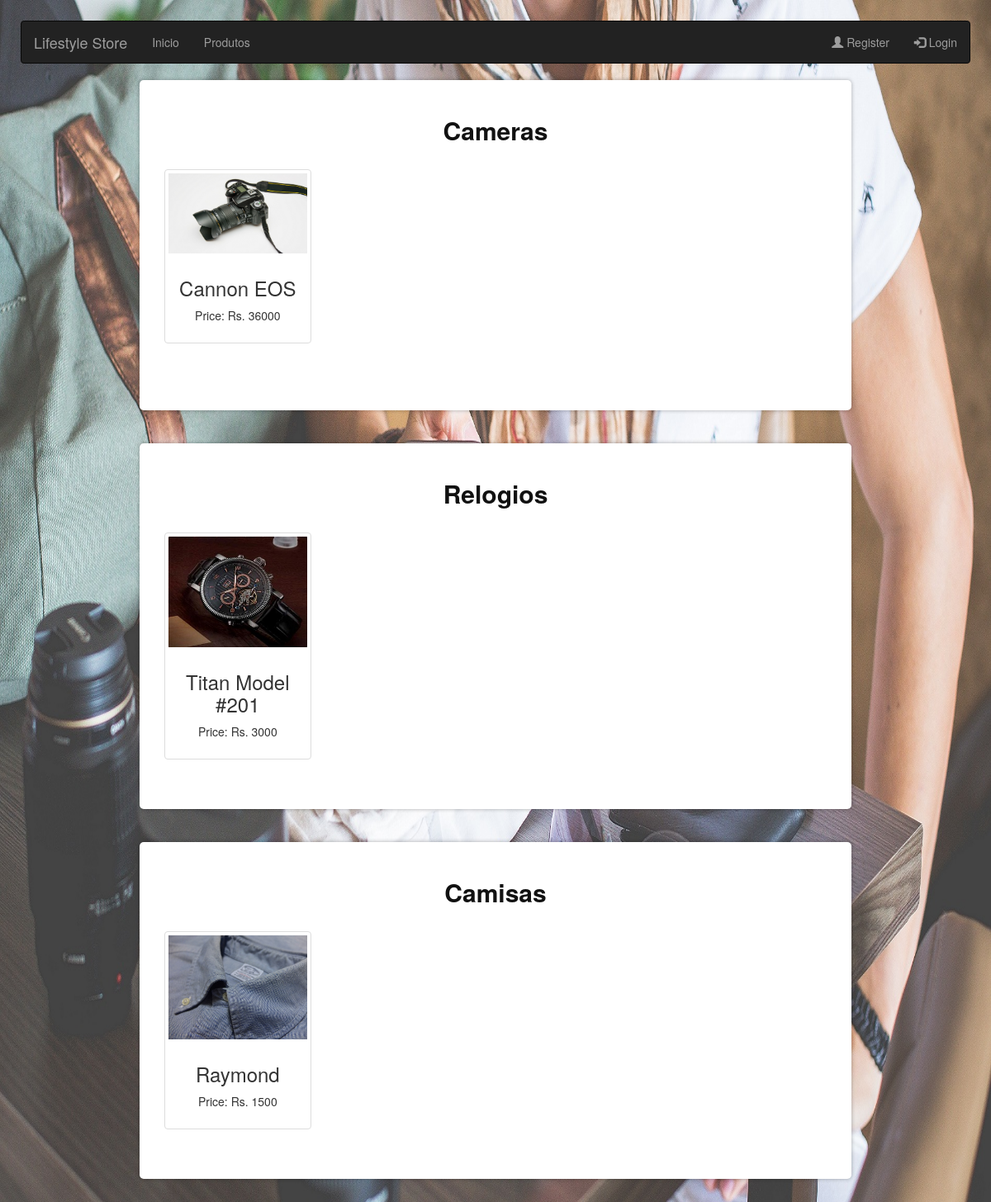
/produtos.php, run on the app's committed database.
### tables this page shows
CREATE TABLE `categoria` (
  `id` int(11) NOT NULL,
  `categoria` varchar(255) NOT NULL
);

CREATE TABLE `produtos` (
  `id` int(11) NOT NULL,
  `name` varchar(255) NOT NULL,
  `preco` int(11) NOT NULL,
  `categoria` int(11) NOT NULL,
  `srcimagem` varchar(255) NOT NULL
);

### produtos.php (the view, shortened to what this page needs)
<?php
	include 'basedados/config.php';
	$sql = "SELECT * FROM `produtos`";
	$result = mysqli_query($conn, $sql);
	$sql = "SELECT * FROM `categoria`";
	$result = mysqli_query($conn, $sql);
?>
<!DOCTYPE html>
<html>
<head>
  		<link rel="stylesheet" href="https://maxcdn.bootstrapcdn.com/bootstrap/3.4.1/css/bootstrap.min.css">
    </head>
<body>
	<?php
    	require 'nav.php';
    ?>
	<?php
		$sql =("SELECT * FROM `categoria`");
		$result = mysqli_query($conn, $sql);
		if ($result->num_rows > 0) {
			foreach ($result as $linhacategoria) {
				$categoriaid =	$linhacategoria["id"];
				$categorianome = $linhacategoria["categoria"];
	?>
				<div class = "containerprincipal">
					<p class="titulo" style="font-size: 3rem; font-weight: 800; margin-bottom: 25px;"><?php echo "$categorianome"?></p>
						<div class= "row">
							<?php
								$sql =("SELECT * FROM `produtos`");
								$result = mysqli_query($conn, $sql);
								if ($result->num_rows > 0) {
									foreach ($result as $linhaproduto) {
										$produtocategoria = $linhaproduto["categoria"];
										$produtopreco = $linhaproduto["preco"];
										$produtonome = $linhaproduto["name"];
										$produtosrcimagem = $linhaproduto["srcimagem"];
										if($categoriaid == $produtocategoria){
							?>
											<div class="col-md-3 col-sm-6">
												<div class="thumbnail">
													<img src=<?php echo"$produtosrcimagem" ?> alt=<?php echo "$categorianome"?>>
													<center>
														<div class="caption">
															<h3><?php echo"$produtonome" ?></h3>
															<p>Price: Rs. <?php echo"$produtopreco" ?></p>
														</div>
													</center>
												</div>
											</div>
							<?php
										}
									}
								}else{
							?>
									<p class="titulo" style="font-size: 2rem; font-weight: 800; margin-bottom: 25px; color:red">Sem Produtos</p>
							<?php
								}
							?>
						</div>
				</div>
				<br><br>
	<?php
			}
		}else{
	?>
			<p class="titulo" style="font-size: 3rem; font-weight: 800; margin-bottom: 25px;">Sem Categorias</p>
	<?php
		}
	?>
</body>
</html>

### nav.php (shortened to what this page needs)
<nav class="navbar navbar-inverse">
	<div class="container-fluid">
		<div class="navbar-header">
			<a class="navbar-brand">Lifestyle Store</a>
		</div>
		<ul class="nav navbar-nav">
		    <li><a href="index.php">Inicio</a></li>
		    <li><a href="produtos.php">Produtos</a></li>
		</ul>
		<ul class="nav navbar-nav navbar-right">
			<?php
				if(isset($_SESSION["user"]) && is_array($_SESSION['user'])){
	        		include("basedados/config.php");
	    	?>
			<li><a href="logout.php"><span class="glyphicon glyphicon-log-out"></span> Sair</a></li>
			<li><a href="cart.php"><span class="glyphicon glyphicon-shopping-cart"></span> Carrinho</a></li>
			<li><a href="dashboard.php"><span class="glyphicon glyphicon-cog"></span> Definições</a></li>
			<?php
	    		}else{
	    	?>
	    	<li>
	    		<a href="register.php"><span class="glyphicon glyphicon-user"></span> Register</a>
	    	</li>
			<li>
			    <a href="login.php"><span class="glyphicon glyphicon-log-in"></span> Login</a>
			</li>
			<?php
	    		}
			?>
		</ul>
	</div>
</nav>

### produtos.php (style rules this page uses)
body { padding-top:0px; padding-bottom:50px; margin-bottom: 20px; text-align:center; border: 0px solid black; padding: 25px; background: url('img/bannerimage.jpg') center center no-repeat fixed; background-repeat: no-repeat; background-size: 100% 100%; }
.containerprincipal { padding-right:15px; padding-left:15px; margin-right:auto; margin-left:auto; width: 75%; min-height: 400px; height:auto; background: #FFF; border-radius: 5px; box-shadow: 0 0 5px rgba(0,0,0,.3); padding: 40px 30px; }
.containerprincipal .titulo { color: #111; font-weight: 500; font-size: 1.1rem; text-align: center; margin-bottom: 20px; display: block; text-transform: capitalize; }

### data on the page
categoria: categoria "Cameras"
produtos: srcimagem (picture), name "Cannon EOS", preco "36000"
categoria: categoria "Relogios"
produtos: srcimagem (picture), name "Titan Model #201", preco "3000"
categoria: categoria "Camisas"
produtos: srcimagem (picture), name "Raymond", preco "1500"
